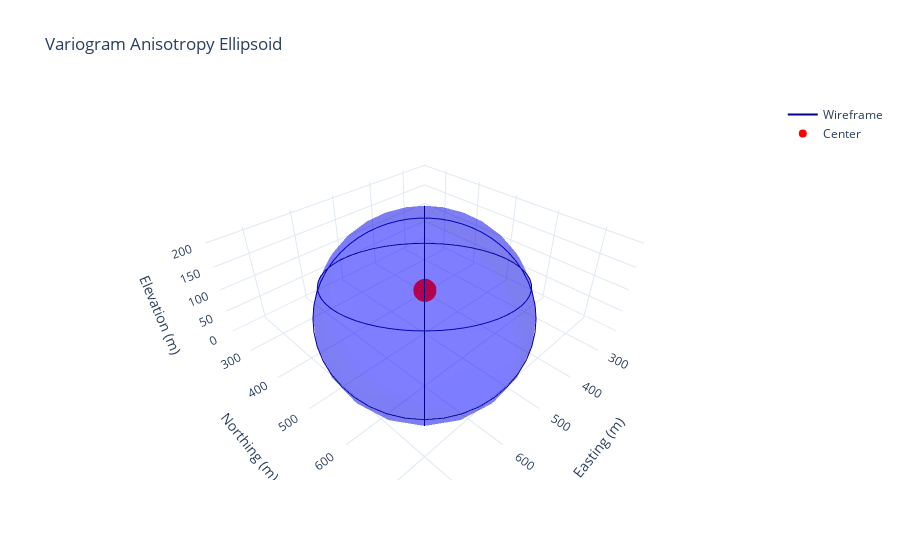

This figure's notebook cell:
### Markdown cell above
### Visualizing Ellipsoids with Plotly

The `Ellipsoid` class provides methods for 3D visualization:
- `surface_points()` - Generate mesh points for solid rendering
- `wireframe_points()` - Generate wireframe for lighter visualization

### Code cell
import plotly.graph_objects as go

# Define a center point for visualization
center = (500, 500, 100)  # Example coordinates

# Generate surface mesh points
x_surf, y_surf, z_surf = var_ellipsoid.surface_points(center=center, n_points=25)

# Generate wireframe points
x_wire, y_wire, z_wire = var_ellipsoid.wireframe_points(center=center, n_points=50)

# Create 3D figure
fig = go.Figure()

# Add semi-transparent surface mesh
fig.add_trace(go.Mesh3d(
    x=x_surf,
    y=y_surf,
    z=z_surf,
    alphahull=0,
    opacity=0.3,
    color="blue",
    name="Variogram Ellipsoid",
))

# Add wireframe for clearer shape definition
fig.add_trace(go.Scatter3d(
    x=x_wire,
    y=y_wire,
    z=z_wire,
    mode="lines",
    line=dict(color="darkblue", width=2),
    name="Wireframe",
))

# Add center point
fig.add_trace(go.Scatter3d(
    x=[center[0]],
    y=[center[1]],
    z=[center[2]],
    mode="markers",
    marker=dict(size=8, color="red"),
    name="Center",
))

fig.update_layout(
    title="Variogram Anisotropy Ellipsoid",
    scene=dict(
        xaxis_title="Easting (m)",
        yaxis_title="Northing (m)",
        zaxis_title="Elevation (m)",
        aspectmode="data",  # Equal aspect ratio
    ),
    template="plotly_white",
)

fig.show()

### Figure 1 — Plotly figure (JSON) as saved in the notebook; plotly's stock layout.template omitted (floating-point values rounded to 4 significant figures; data arrays with more than 128 entries replaced by an {"elided": "..."} marker saying what was removed)
{"data": [{"alphahull": 0, "color": "blue", "name": "Variogram Ellipsoid", "opacity": 0.3, "x": {"elided": "625 float values"}, "y": {"elided": "625 float values"}, "z": {"elided": "625 float values"}, "type": "mesh3d"}, {"line": {"color": "darkblue", "width": 2}, "mode": "lines", "name": "Wireframe", "x": {"elided": "153 float values"}, "y": {"elided": "153 float values"}, "z": {"elided": "153 float values"}, "type": "scatter3d"}, {"marker": {"color": "red", "size": 8}, "mode": "markers", "name": "Center", "x": [500], "y": [500], "z": [100], "type": "scatter3d"}], "layout": {"scene": {"xaxis": {"title": {"text": "Easting (m)"}}, "yaxis": {"title": {"text": "Northing (m)"}}, "zaxis": {"title": {"text": "Elevation (m)"}}, "aspectmode": "data"}, "title": {"text": "Variogram Anisotropy Ellipsoid"}}}
